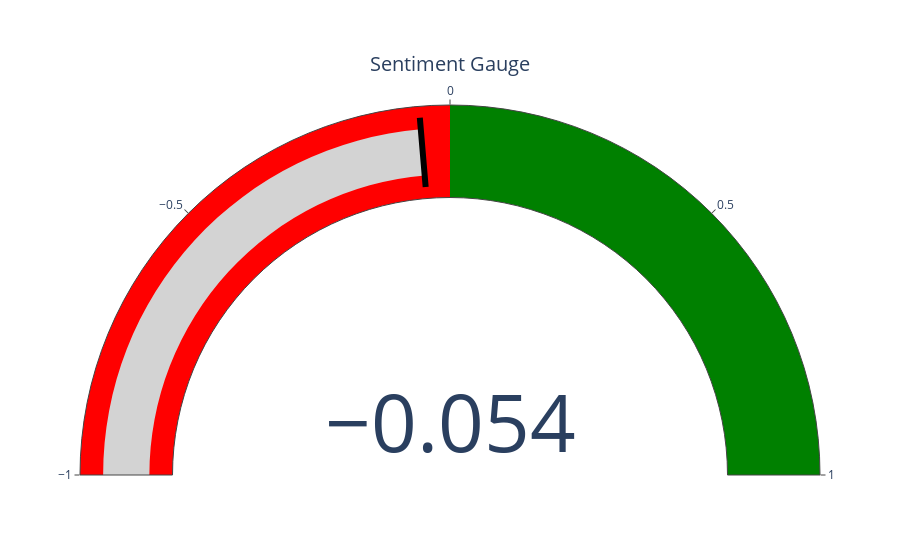

Notebook cell for this chart:
### Code cell
gauge_plot(y, len(df))

### Figure 1 — Plotly figure (JSON) as saved in the notebook; plotly's stock layout.template omitted (floating-point values rounded to 4 significant figures)
{"data": [{"gauge": {"axis": {"range": [-1, 1]}, "bar": {"color": "lightgray"}, "steps": [{"color": "red", "range": [-1, 0]}, {"color": "green", "range": [0, 1]}], "threshold": {"line": {"color": "black", "width": 6}, "thickness": 0.75, "value": -0.05366}}, "mode": "gauge+number", "title": {"text": "Sentiment Gauge"}, "type": "indicator", "value": -0.05366}], "layout": {}}
